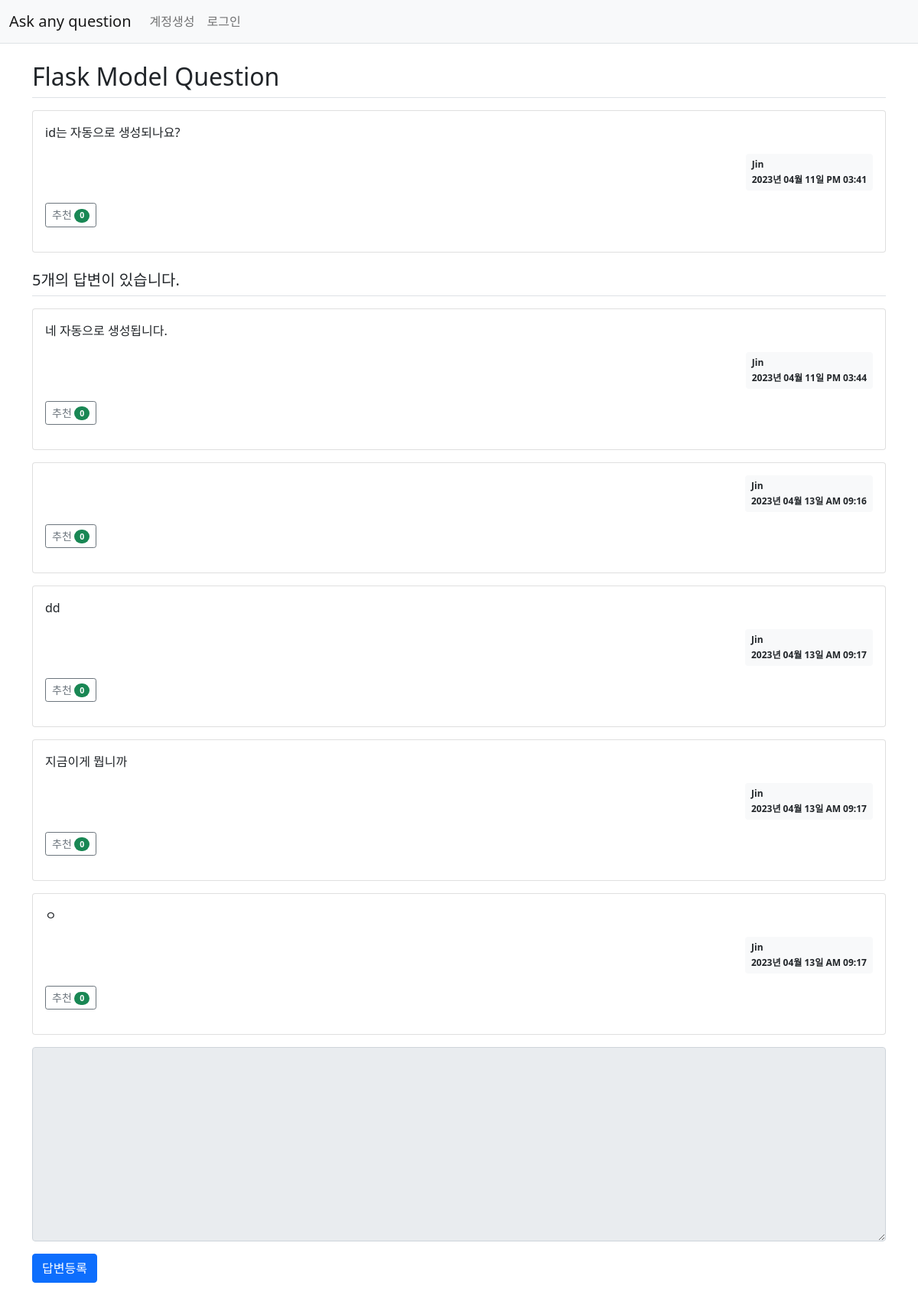
Screenshot of /question/detail/2/ with the database file from the repository.
### Jin/models.py (models this page shows)
class Question(db.Model):
    id = db.Column(db.Integer, primary_key=True)
    subject = db.Column(db.String(200), nullable=False)
    content = db.Column(db.Text(), nullable=False)
    create_date = db.Column(db.DateTime(), nullable=False)
    user_id = db.Column(db.Integer, db.ForeignKey('user.id', ondelete='CASCADE'),nullable=False)
    user = db.relationship('User', backref=db.backref('question_set'))
    modify_date = db.Column(db.DateTime(), nullable=True)
    voter = db.relationship('User', secondary=question_voter, backref=db.backref('question_voter_set'))
    people_view = db.Column(db.Integer, nullable=True, server_default='0')

class User(db.Model):
    id = db.Column(db.Integer, primary_key=True)
    username = db.Column(db.String(150), unique=True, nullable=False)
    password = db.Column(db.String(200), nullable=False)
    email = db.Column(db.String(120), unique=True, nullable=False)

class Answer(db.Model):
    id = db.Column(db.Integer, primary_key=True)
    question_id = db.Column(db.Integer, db.ForeignKey('question.id', ondelete='CASCADE'))
    question = db.relationship('Question', backref=db.backref('answer_set'))
    content = db.Column(db.Text(), nullable=False)
    create_date = db.Column(db.DateTime(), nullable=False)
    user_id = db.Column(db.Integer, db.ForeignKey('user.id', ondelete='CASCADE'), nullable=False)
    user = db.relationship('User', backref=db.backref('answer_set'))
    modify_date = db.Column(db.DateTime(), nullable=True)
    voter = db.relationship('User', secondary=answer_voter, backref=db.backref('answer_voter_set'))

### Jin/views/question_views.py (the view)
@bp.route('/detail/<int:question_id>/')
def detail(question_id):
    form = AnswerForm()
    question = Question.query.get_or_404(question_id)
    question.people_view += 1  #views 값을 1로 증가시킴
    db.session.commit() #데이터베이에 변 내용을 반영
    return render_template('question/question_detail.html', question=question, form=form)

### Jin/forms.py
class AnswerForm(FlaskForm):
    content = TextAreaField('내용', validators=[DataRequired('내용은 필수입력 항목입니다.')])

### Jin/filter.py (called while the page is built)
def format_datetime(value, fmt='%Y년 %m월 %d일 %p %I:%M'):
    return value.strftime(fmt)

### Jin/views/auth_views.py (called while the page is built)
@bp.before_app_request
def load_logged_in_user():
    user_id = session.get('user_id')
    if user_id is None:
        g.user = None
    else:
        g.user = User.query.get(user_id)

### Jin/templates/question/question_detail.html (shortened to what this page needs)
{% extends 'base.html' %}
{% block content %}
<div class="container my-3">
    <h2 class="border-bottom py-2">{{ question.subject }}</h2>
    <div class="card my-3">
        <div class="card-body">
            <div class="card-text" >{{ question.content|markdown }}</div>
            <div class="d-flex justify-content-end">
                <div class="badge bg-light text-dark p-2 text-start">
                    <div class="mb-2">{{ question.user.username }}</div>
                    <div>{{ question.create_date|datetime }}</div>
                </div>
            </div>
            <div class="my-3">
                <a href="javascript:void(0)" data-uri="{{ url_for('question.vote', question_id=question.id) }}"
                    class="recommend btn btn-sm btn-outline-secondary"> 추천
                        <span class="badge rounded-pill bg-success">{{ question.voter|length }}</span>
                </a>
            </div>
        </div>
    </div>
    <h5 class="border-bottom my-3 py-2">{{ question.answer_set|length }}개의 답변이 있습니다.</h5>
    {% for answer in question.answer_set %}
    <div class="card my-3">
        <div class="card-body">
            <div class="card-text">{{ answer.content|markdown }}</div>
            <div class="d-flex justify-content-end">
                <div class="badge bg-light text-dark p-2 text-start">
                    <div class="mb-2">{{ answer.user.username }}</div>
                    <div>{{ answer.create_date|datetime }}</div>
                </div>
            </div>
            <div class="my-3">
                <a href="javascript:void(0)" data-uri="{{ url_for('answer.vote', answer_id=answer.id) }}"
                    class="recommend btn btn-sm btn-outline-secondary"> 추천
                     <span class="badge rounded-pill bg-success">{{ answer.voter|length }}</span>
                </a>
            </div>
        </div>
    </div>
    {% endfor %}
    <form action="{{ url_for('answer.create', question_id=question.id) }}" method="post" class="my-3">
        <div class="mb-3">
            <textarea {% if not g.user %}disabled{% endif %} name="content" id="content" class="form-control" rows="10"></textarea>
        </div>
        <input type="submit" value="답변등록" class="btn btn-primary">
    </form>
</div>
{% endblock %}

### rows the page displays
Question: subject "Flask Model Question", content "id는 자동으로 생성되나요?", create_date "2023년 04월 11일 PM 03:41"
User: user.username "Jin"
Answer: content "네 자동으로 생성됩니다.", user.username "Jin", create_date "2023년 04월 11일 PM 03:44", voter|length "0"
Answer: user.username "Jin", create_date "2023년 04월 13일 AM 09:16", voter|length "0"
Answer: content "dd", user.username "Jin", create_date "2023년 04월 13일 AM 09:17", voter|length "0"
Answer: content "지금이게 뭡니까", user.username "Jin", create_date "2023년 04월 13일 AM 09:17", voter|length "0"
Answer: content "ㅇ", user.username "Jin", create_date "2023년 04월 13일 AM 09:17", voter|length "0"

### other values shown
{{ question.voter|length }} "0"
{{ question.answer_set|length }} "5"
